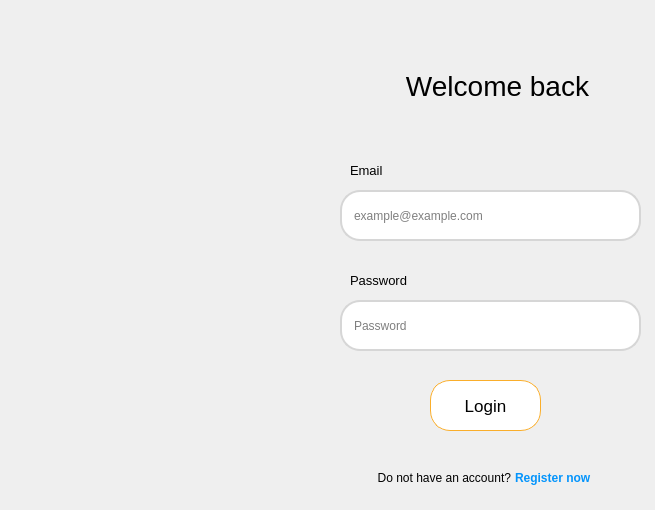
<?xml version="1.0" encoding="UTF-8"?>
<ui version="4.0">
 <class>MainWindow</class>
 <widget class="QMainWindow" name="MainWindow">
  <property name="geometry">
   <rect>
    <x>0</x>
    <y>0</y>
    <width>655</width>
    <height>510</height>
   </rect>
  </property>
  <property name="sizePolicy">
   <sizepolicy hsizetype="Expanding" vsizetype="Expanding">
    <horstretch>0</horstretch>
    <verstretch>0</verstretch>
   </sizepolicy>
  </property>
  <property name="minimumSize">
   <size>
    <width>655</width>
    <height>510</height>
   </size>
  </property>
  <property name="maximumSize">
   <size>
    <width>655</width>
    <height>510</height>
   </size>
  </property>
  <property name="windowTitle">
   <string>MainWindow</string>
  </property>
  <property name="styleSheet">
   <string notr="true"/>
  </property>
  <widget class="QWidget" name="centralwidget">
   <widget class="QLineEdit" name="lineEdit">
    <property name="geometry">
     <rect>
      <x>340</x>
      <y>190</y>
      <width>301</width>
      <height>51</height>
     </rect>
    </property>
    <property name="styleSheet">
     <string notr="true">QLineEdit{
	padding: 10px;
	border: 2px solid rgb(214, 214, 214);
	border-radius: 20px;
}

QLineEdit:hover{
	padding: 10px;
	border: 2px solid gray;
	border-radius: 20px;
}

QLineEdit:focus{
	padding: 10px;
	border: 2px solid gray;
	border-radius: 20px;
}</string>
    </property>
    <property name="inputMask">
     <string/>
    </property>
    <property name="text">
     <string/>
    </property>
    <property name="placeholderText">
     <string>example@example.com</string>
    </property>
   </widget>
   <widget class="QLineEdit" name="lineEdit_2">
    <property name="geometry">
     <rect>
      <x>340</x>
      <y>300</y>
      <width>301</width>
      <height>51</height>
     </rect>
    </property>
    <property name="styleSheet">
     <string notr="true">QLineEdit{
	padding: 10px;
	border: 2px solid rgb(214, 214, 214);
	border-radius: 20px;
}

QLineEdit:hover{
	padding: 10px;
	border: 2px solid gray;
	border-radius: 20px;
}

QLineEdit:focus{
	padding: 10px;
	border: 2px solid gray;
	border-radius: 20px;
}</string>
    </property>
    <property name="inputMask">
     <string/>
    </property>
    <property name="text">
     <string/>
    </property>
    <property name="echoMode">
     <enum>QLineEdit::Password</enum>
    </property>
    <property name="placeholderText">
     <string>Password</string>
    </property>
   </widget>
   <widget class="QLabel" name="label">
    <property name="geometry">
     <rect>
      <x>350</x>
      <y>160</y>
      <width>41</width>
      <height>21</height>
     </rect>
    </property>
    <property name="font">
     <font>
      <pointsize>10</pointsize>
      <weight>50</weight>
      <bold>false</bold>
      <kerning>false</kerning>
     </font>
    </property>
    <property name="text">
     <string>Email</string>
    </property>
   </widget>
   <widget class="QLabel" name="label_2">
    <property name="geometry">
     <rect>
      <x>350</x>
      <y>270</y>
      <width>61</width>
      <height>21</height>
     </rect>
    </property>
    <property name="font">
     <font>
      <pointsize>10</pointsize>
      <weight>50</weight>
      <bold>false</bold>
      <kerning>false</kerning>
     </font>
    </property>
    <property name="text">
     <string>Password</string>
    </property>
   </widget>
   <widget class="QLabel" name="label_5">
    <property name="geometry">
     <rect>
      <x>397</x>
      <y>60</y>
      <width>201</width>
      <height>51</height>
     </rect>
    </property>
    <property name="font">
     <font>
      <pointsize>21</pointsize>
     </font>
    </property>
    <property name="text">
     <string>Welcome back</string>
    </property>
    <property name="alignment">
     <set>Qt::AlignCenter</set>
    </property>
   </widget>
   <widget class="QPushButton" name="pushButton">
    <property name="geometry">
     <rect>
      <x>430</x>
      <y>380</y>
      <width>111</width>
      <height>51</height>
     </rect>
    </property>
    <property name="font">
     <font>
      <pointsize>13</pointsize>
     </font>
    </property>
    <property name="styleSheet">
     <string notr="true">QPushButton{
	background-color: white;
	border: 1px solid #faae2b;
	border-radius: 20px;
}

QPushButton:hover{
	background-color: white;
	border: 2px solid #faae2b;
	border-radius: 20px;
}</string>
    </property>
    <property name="text">
     <string>Login</string>
    </property>
   </widget>
   <widget class="QLabel" name="label_6">
    <property name="geometry">
     <rect>
      <x>370</x>
      <y>470</y>
      <width>141</width>
      <height>16</height>
     </rect>
    </property>
    <property name="font">
     <font>
      <pointsize>9</pointsize>
     </font>
    </property>
    <property name="text">
     <string>Do not have an account?</string>
    </property>
    <property name="alignment">
     <set>Qt::AlignRight|Qt::AlignTrailing|Qt::AlignVCenter</set>
    </property>
   </widget>
   <widget class="QLabel" name="label_7">
    <property name="geometry">
     <rect>
      <x>515</x>
      <y>470</y>
      <width>91</width>
      <height>16</height>
     </rect>
    </property>
    <property name="font">
     <font>
      <pointsize>9</pointsize>
      <weight>75</weight>
      <bold>true</bold>
     </font>
    </property>
    <property name="styleSheet">
     <string notr="true">color: rgb(3, 148, 252);</string>
    </property>
    <property name="text">
     <string>Register now</string>
    </property>
   </widget>
   <widget class="QLabel" name="label_4">
    <property name="geometry">
     <rect>
      <x>20</x>
      <y>0</y>
      <width>271</width>
      <height>511</height>
     </rect>
    </property>
    <property name="styleSheet">
     <string notr="true"/>
    </property>
    <property name="text">
     <string/>
    </property>
    <property name="pixmap">
     <pixmap>../Image/OIG-removebg-preview.png</pixmap>
    </property>
   </widget>
  </widget>
 </widget>
 <resources>
  <include location="../Buổi 6/resource2.qrc"/>
 </resources>
 <connections/>
</ui>
